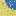

The image is a tile-based game level rendered from a .tmx file. Its description and source (layers, tilesets, objects; grid data summarised) follow:
An orthogonal 1x1 tile map with 16x16 px tiles, 1 tile layer (Kachelebene 1) and 4 objects.

<map version="1.0" orientation="orthogonal" renderorder="right-down" width="1" height="1" tilewidth="16" tileheight="16" nextobjectid="14">
 <tileset firstgid="1" name="chipset" tilewidth="16" tileheight="16" tilecount="20" columns="2">
  <image source="../examples/chipset.png" width="32" height="160" />
  <tile id="12">
   <animation>
    <frame tileid="10" duration="100" />
    <frame tileid="11" duration="100" />
    <frame tileid="2" duration="100" />
   </animation>
  </tile>
  <tile id="16">
   <animation>
    <frame tileid="12" duration="100" />
    <frame tileid="14" duration="100" />
    <frame tileid="12" duration="100" />
    <frame tileid="14" duration="100" />
   </animation>
  </tile>
 </tileset>
 <layer name="Kachelebene 1" width="1" height="1">
  <data>[1 cells, 1 non-empty, 1 distinct tile ids]</data>
 </layer>
 <objectgroup name="Objektebene 1">
  <object id="9" x="1.2499" y="1.04158">
   <polygon points="0,0 0,4.79127 3.12474,4.79127 3.33306,0.208316" />
  </object>
  <object id="10" x="7.91601" y="1.2499">
   <polygon points="0,0 0.416632,4.37464 6.4578,0.208316" />
  </object>
  <object id="11" x="14.3738" y="13.7489">
   <polygon points="0,0 -6.66611,-2.08316 -0.208316,-6.66611" />
  </object>
  <object id="12" x="0.416632" y="9.1659" visible="0">
   <polygon points="0,0 1.2499,5.2079 9.1659,4.99958" />
  </object>
 </objectgroup>
</map>